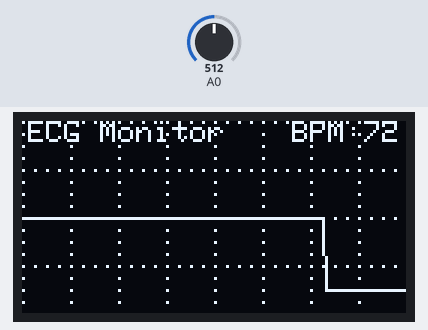
A sketch run on a simulated Arduino Uno, built for the host (arithmetic inside an expression is 32-bit, double 64-bit). Parts: 128×64 one-colour display. The inputs (shaded band) are chosen by the test bench; at power-on: A0 = 512. What the sketch prints to the serial monitor is not drawn.

Above: at 1.2 s.
1.3 s: A0 set to 716
At 1.49 s:
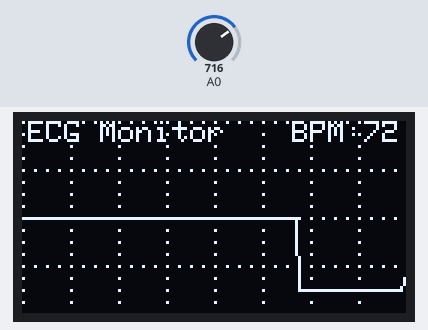
2.8 s: A0 set to 900
At 3.1 s:
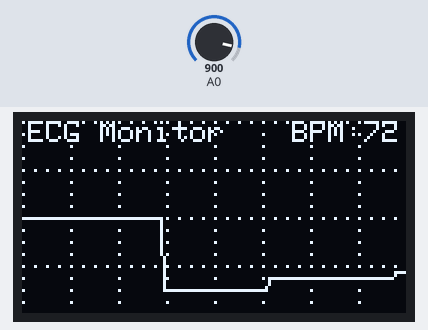
4.4 s: A0 set to 1023
At 10.2 s:
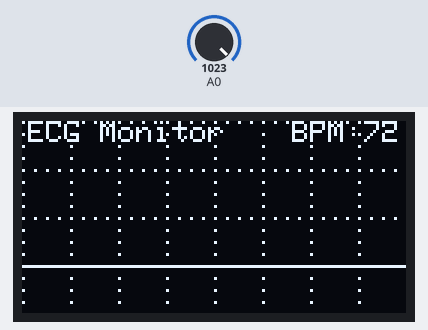
Timing chart, 0 to 11.7 s (numbered marks = the images above; inputs shaded):
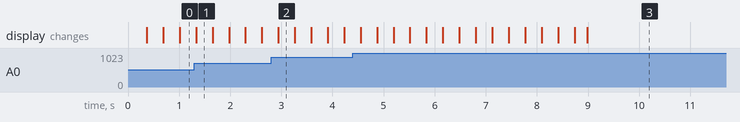

The sketch:

ecg.ino
```cpp
#include <Wire.h>
#include <Adafruit_GFX.h>
#include <Adafruit_SSD1306.h>

#define SCREEN_WIDTH 128
#define SCREEN_HEIGHT 64
#define OLED_RESET    -1
Adafruit_SSD1306 display(SCREEN_WIDTH, SCREEN_HEIGHT, &Wire, OLED_RESET);

#define ECG_PIN PA0

int ecgData[SCREEN_WIDTH];

// Optional: fake BPM value for display
int bpm = 72;

// Draw a simple grid (like hospital monitors)
void drawGrid() {
  for (int x = 0; x < SCREEN_WIDTH; x += 16) {
    for (int y = 0; y < SCREEN_HEIGHT; y += 4) {
      display.drawPixel(x, y, SSD1306_WHITE);
    }
  }

  for (int y = 0; y < SCREEN_HEIGHT; y += 16) {
    for (int x = 0; x < SCREEN_WIDTH; x += 4) {
      display.drawPixel(x, y, SSD1306_WHITE);
    }
  }
}

void setup() {
  Serial.begin(115200);

  if (!display.begin(SSD1306_SWITCHCAPVCC, 0x3C)) {
    Serial.println(F("SSD1306 allocation failed"));
    while (1);
  }

  display.clearDisplay();
  display.display();

  for (int i = 0; i < SCREEN_WIDTH; i++) {
    ecgData[i] = SCREEN_HEIGHT / 2;
  }
}

void loop() {
  // Shift ECG data to the left
  for (int i = 0; i < SCREEN_WIDTH - 1; i++) {
    ecgData[i] = ecgData[i + 1];
  }

  // Read new value
  int ecgValue = analogRead(ECG_PIN);
  int y = map(ecgValue, 0, 4095, SCREEN_HEIGHT - 1, 0);
  ecgData[SCREEN_WIDTH - 1] = y;

  // Clear display buffer
  display.clearDisplay();

  // Draw grid
  drawGrid();

  // Draw ECG waveform
  for (int i = 1; i < SCREEN_WIDTH; i++) {
    display.drawLine(i - 1, ecgData[i - 1], i, ecgData[i], SSD1306_WHITE);
  }

  // Draw labels
  display.setTextSize(1);
  display.setTextColor(SSD1306_WHITE);
  display.setCursor(2, 0);
  display.print("ECG Monitor");

  display.setCursor(90, 0);
  display.print("BPM:");
  display.print(bpm);

  // Push buffer to screen
  display.display();

  // Debug output
  Serial.println(ecgValue);

  delay(10);
}
```
